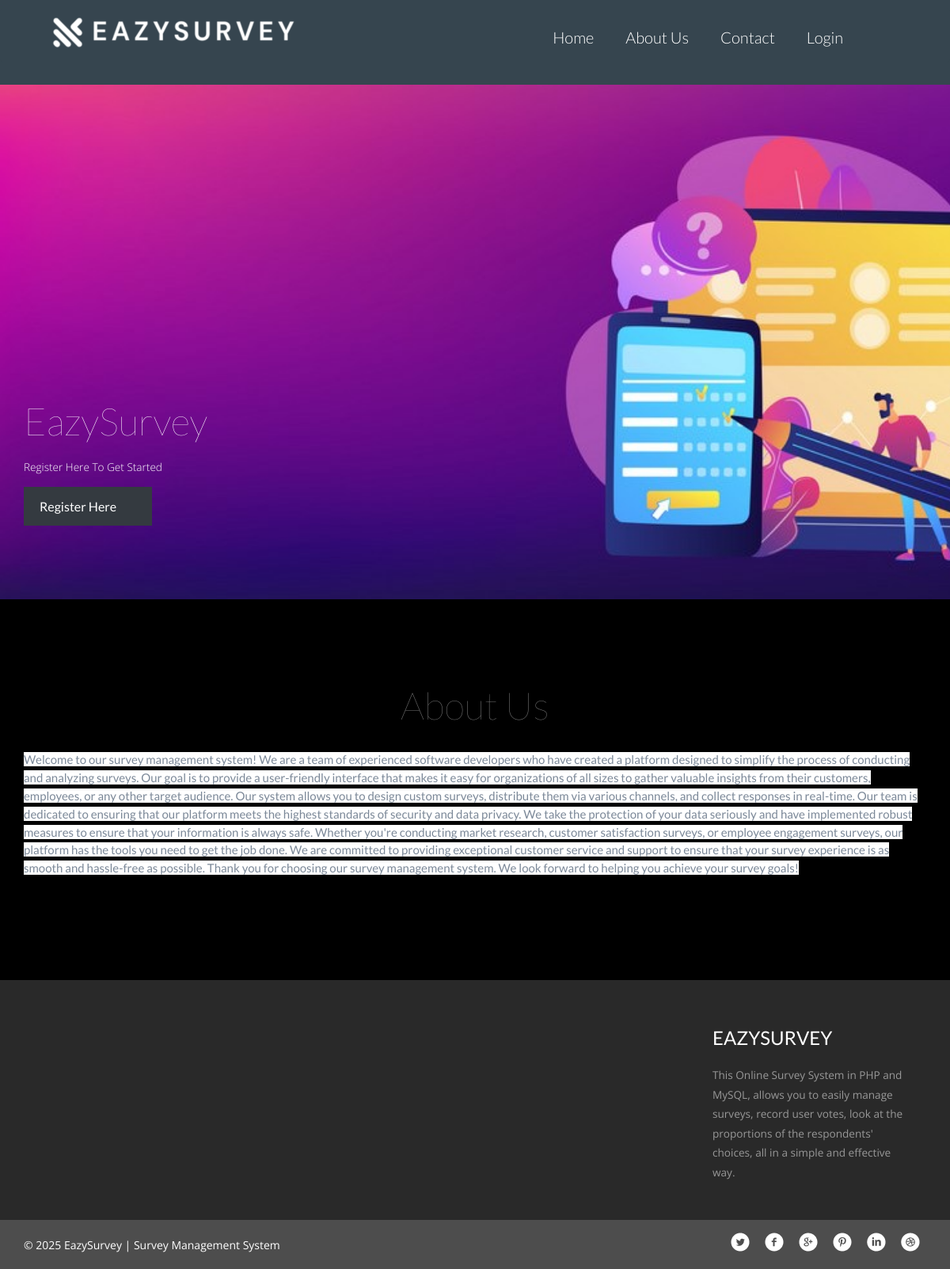
The page /homepage.php on the database its author committed.
### tables this page shows
CREATE TABLE `page` (
  `ID` int(11) NOT NULL,
  `PageType` varchar(200) DEFAULT NULL,
  `PageTitle` mediumtext DEFAULT NULL,
  `PageDescription` mediumtext DEFAULT NULL,
  `Email` varchar(200) DEFAULT NULL,
  `MobileNumber` bigint(20) DEFAULT NULL,
  `UpdationDate` date DEFAULT NULL
);

### homepage.php (the view, shortened to what this page needs)
<?php
include('includes/dbconnection.php');
?>
<!doctype html>
<html>
<head>
<link href="css/bootstrap.css" rel="stylesheet" type="text/css" media="all">
<link href="css/style.css" rel="stylesheet" type="text/css"/>
<link rel="stylesheet" type="text/css" href="css/default.css" />
<link rel="stylesheet" type="text/css" href="css/component.css" />
</head>
	<body>
<?php include_once('includes/header.php');?>
<div class="banner">
  <div class="container">
<div class="slider">
       <div class="callbacks_container">
        <ul class="rslides" id="slider">
         <li>
          <h3>EazySurvey </h3>
           <p>Register Here To Get Started</p>
          <div class="readmore">
          <a href="registration.php">Register Here<i class="glyphicon glyphicon-menu-right"> </i></a>
          </div>
         </li>
        </ul>
      </div>
    </div>
</div>
  </div>
<div class="welcome">
	<div class="container">
		<?php
$sql="SELECT * from page where PageType='aboutus'";
$query = $dbh -> prepare($sql);
$query->execute();
$results=$query->fetchAll(PDO::FETCH_OBJ);
$cnt=1;
if($query->rowCount() > 0)
{
foreach($results as $row)
{               ?>
		<h2><?php  echo htmlentities($row->PageTitle);?></h2>
		<p><?php  echo ($row->PageDescription);?></p><?php $cnt=$cnt+1;}} ?>
	</div>
</div>
<?php include_once('includes/footer.php');?>
	</body>
</html>

### includes/header.php (shortened to what this page needs)
    <div class="header" id="home">
      <nav class="navbar navbar-default">
        <div class="container">
          <div class="navbar-header">
          <div class="logo"><a href="index.php"><img src="images/logo.png"></a></div>
          </div>
            <div class="collapse navbar-collapse" id="bs-example-navbar-collapse-1">
              <ul class="nav navbar-nav navbar-right margin-top cl-effect-2">
                <li><a href="index.php"><span data-hover="Home">Home</span></a></li>
                <li><a href="about.php"><span data-hover="Contact">About Us</span></a></li>
                <li><a href="contact.php"><span data-hover="Contact">Contact</span></a></li>
                <li><a href="login.php"><span data-hover="Contact">Login</span></a></li>
              </ul>
              <div class="clearfix"> </div>
            </div>
      </nav>
</div>

### includes/footer.php (shortened to what this page needs)
<div class="footer">
    <div class="container">
      <div class="col-md-6 footer-left">
      </div>
      <div class="col-md-3 footer-middle">
        <?php
$sql="SELECT * from page where PageType='contactus'";
$query = $dbh -> prepare($sql);
$query->execute();
$results=$query->fetchAll(PDO::FETCH_OBJ);
$cnt=1;
if($query->rowCount() > 0)
{
foreach($results as $row)
{               ?>
        <h3>Address</h3>
        <div class="address">
          <p><?php  echo htmlentities($row->PageDescription);?>
          </p>
        </div>
        <div class="phone">
          <p><?php  echo htmlentities($row->MobileNumber);?></p>
        </div>
      <?php $cnt=$cnt+1;}} ?></div>
      <div class="col-md-3 footer-right">
        <h3>EazySurvey</h3>
        <p>This Online Survey System in PHP and MySQL, allows you to easily manage surveys, record user votes, look at the proportions of the respondents' choices, all in a simple and effective way. </p>
      </div>
      <div class="clearfix"> </div>
    </div>
  </div>
<div class="copyright">
    <div class="container">
      <div class="copyright-left">
      <p>© <?php echo date('Y');?> EazySurvey | Survey Management System </p>
      </div>
      <div class="copyright-right">
        <ul>
          <li><a href="#" class="twitter"> </a></li>
          <li><a href="#" class="twitter facebook"> </a></li>
          <li><a href="#" class="twitter chrome"> </a></li>
          <li><a href="#" class="twitter pinterest"> </a></li>
          <li><a href="#" class="twitter linkedin"> </a></li>
          <li><a href="#" class="twitter dribbble"> </a></li>
        </ul>
      </div>
      <div class="clearfix"> </div>
    </div>
<a href="#to-top" id="toTop" style="display: block;"> <span id="toTopHover" style="opacity: 1;"> </span></a>
  </div>

### css/style.css (style rules this page uses)
html, body { font-family: 'Open Sans', sans-serif; font-size: 100%; background: #FFf; }
body a { transition:0.5s all; -webkit-transition:0.5s all; -moz-transition:0.5s all; -o-transition:0.5s all; -ms-transition:0.5s all; }
h1,h2,h3,h4,h5,h6 { margin:0; }
p { margin:0; font-family: 'Open Sans', sans-serif; }
ul { margin:0; padding:0; }
.navbar-header { width: 17%; float: left; }
div#bs-example-navbar-collapse-1 { width: 76%; float: left; }
.header { background-color: #36454F; border: none; padding: .6em 0em 1.8em; margin: 0; border-radius: 0; }
.navbar-default .navbar-nav > li > a { color: #fff !important; }
.navbar { min-height: 0 !important; margin-bottom: 0 !important; }
.navbar-default { background-color: #36454F !important; border-color: #36454F !important; }
.navbar-nav>li>a { padding-top: 26px !important; padding-bottom: 0 !important; font-size: 20px; font-weight: 300; }
ul.nav.navbar-nav.navbar-right.margin-top { margin-top: 0px; padding:0; }
ul.nav.navbar-nav.navbar-right.margin-top li { margin:0px 10px 0px 0px; padding:0px 0px 0px 0px; }
.cl-effect-2 a { -webkit-perspective: 1000px; -moz-perspective: 1000px; perspective: 1000px; }
.banner { background-image: url(../images/banner1.jpeg); background-size:cover; min-height:650px; padding-top:0em !important; text-align:center; }
ul.nav.navbar-nav.navbar-right.margin-top > li > a:before { position: absolute; content: ""; height: 50%; background: #343a40; right: 0; width: 0%; top: 18px; z-index: -1; -webkit-transition: all 0.6s ease; -moz-transition: all 0.6s ease; -o-transition: all 0.6s ease; transition: all 0.6s ease; }
ul.nav.navbar-nav.navbar-right.margin-top > li > a:after { position: absolute; content: ""; height: 50%; background: #343a40; right: 0; width: 0%; bottom: -8px; z-index: -1; -webkit-transition: all 0.4s ease; -moz-transition: all 0.4s ease; -o-transition: all 0.4s ease; transition: all 0.4s ease; }
.slider { position: relative; padding: 25.5% 0 0; }
.rslides { position: relative; list-style: none; overflow: hidden; width: 100%; padding: 0; margin: 0; height: 330px; text-align: left; }
.rslides h3 { color: #fff; font-size: 3em; font-weight: 100; margin-top: 2em; text-align: left; }
.rslides p { color: #fff; font-size: .85em; width: 46%; line-height: 1.8em; text-align: left; padding: 0.5em 0 2em; font-weight: 100; }
.rslides a { background: #343a40; padding: 15px 17px 15px 20px; color: #fff; margin-top: 11px; transition: 0.5s all; -webkit-transition: 0.5s all; -moz-transition: 0.5s all; -o-transition: 0.5s all; -ms-transition: 0.5s all; }
i.glyphicon.glyphicon-menu-right { padding-left: 15px; vertical-align: middle; }
.rslides li { -webkit-backface-visibility: hidden; position: absolute; display: none; width: 100%; left: 0; top: 0; }
.rslides li:first-child { position: relative; display: block; float: left; }
.welcome { padding: 6em 0 7em; text-align: center; }
.welcome h2 { font-size: 3em; color:#797979; font-weight: 100; }
.welcome p { font-size: .85em; width: 80%; margin:0 auto; line-height:1.8em; padding-top: 18px; }
.footer { padding:3em 0; background:#292929; }
.footer-right p { color: #989898; font-size: .85em; margin: .5em 0 0 0; line-height: 1.8em; font-weight: 400; }
.footer-right h3 { color: #fff; font-size: 1.5em; text-transform: uppercase; margin-bottom: 10px; margin-top: 0; }
.copyright { background: #4D4D4D; padding: 1em 0; }
.copyright-left p { color: #FFF; font-size: 14px; margin: .4em 0 0 0; }
.copyright-left { float:left; }
.copyright-right { float:right; }
.copyright-right ul { padding:0; margin:0; }
.copyright-right ul li { display:inline-block; margin:0 .5em; }
.copyright-right ul li a.twitter { background: url(../images/icons1.png) no-repeat 0px 0px; height: 24px; display: block; width: 24px; }
.copyright-right ul li a.facebook { background: url(../images/icons1.png) no-repeat -33px 0px; }
.copyright-right ul li a.chrome { background: url(../images/icons1.png) no-repeat -66px 0px; }
.copyright-right ul li a.pinterest { background: url(../images/icons1.png) no-repeat -99px 0px; }
.copyright-right ul li a.linkedin { background: url(../images/icons1.png) no-repeat -132px 0px; }
#toTop { display: none; text-decoration: none; position: fixed; bottom: 14px; right: 3%; overflow: hidden; width: 40px; height: 40px; border: none; text-indent: 100%; background: url("../images/to-top1.png") no-repeat 0px 0px; }
.grid_5 h1, h2, h3, h4, h5, h6 { padding: 12px 0; }

### rows shown on the page
page: PageTitle "About Us", PageDescription "Welcome to our survey management system! We are a team of experienced software developers who have created a platform designed to simplify the process of conducting and analyzing surveys. Our goal is to provide a user-friendly interface that makes it easy for organizations of all sizes to gather valuable insights from their customers, employees, or any other target audience. Our system allows you to design custom surveys, distribute them via various channels, and collect responses in real-time. Our team is dedicated to ensuring that our platform meets the highest standards of security and data privacy. We take the protection of your data seriously and have implemented robust measures to…"
